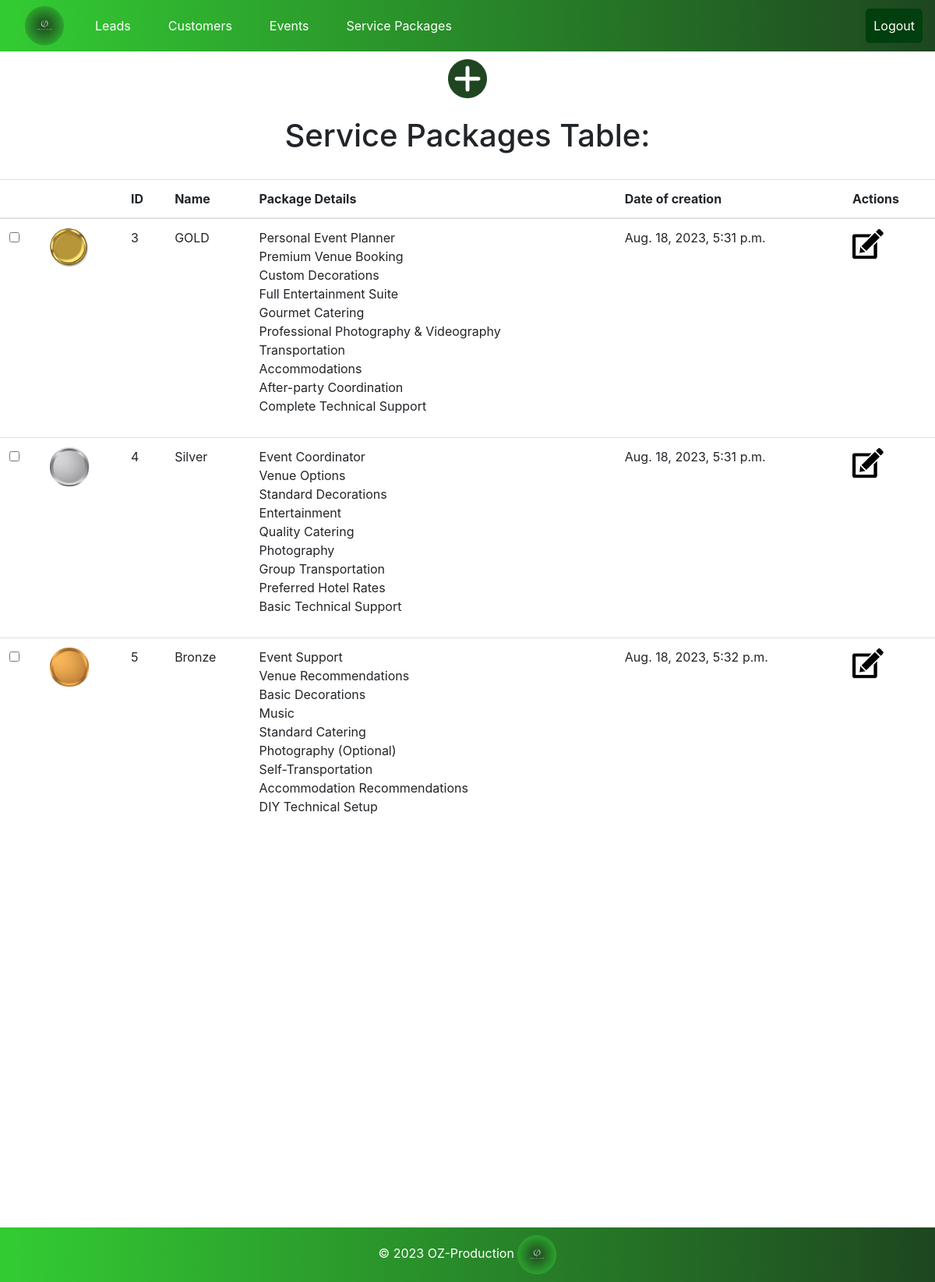
The page /oz_pro/service_packages/ on the database its author committed.
### oz_pro/models.py (models this page shows, shortened)
class ServicePackage(models.Model):
    image = models.ImageField(upload_to='static/pics', default = 'static/pics/pack.png')
    ID = models.AutoField(primary_key=True)
    name = models.CharField(max_length=255)
    package_details = models.TextField()
    date_of_creation = models.DateTimeField(auto_now_add=True)

### oz_pro/views.py (the view)
# urls.py: path('service_packages/', views.service_packages_page, name='all_service_packages'),
def service_packages_page(request):
    print("********* Service package page function *********")
    all_service_packages = ServicePackage.objects.all()
    context = {
        'service_packages': all_service_packages
    }
    return render(request, 'service_packages.html', context)

### oz_pro/templates/service_packages.html (shortened to what this page needs)
<!DOCTYPE html>
<html lang="en">
<head>
</head>
<body>
    {% extends 'base.html' %}
    {% block add_button %}
    {% load static %}
    <div class="image-container">
        <a data-bs-toggle="tooltip" title="Click to ADD-SERVICE-PACKAGE">
            <img src="{% static 'pics/ADD.png' %}" alt="Add" class="small-image-rotate" style="cursor:pointer" data-bs-toggle="modal" data-bs-target="#addServicePackageModal">
        </a>
    </div>
    {% endblock %}
    {% block content %}
    {% load static %}
        <br>
            <div class="table-header">
                <h1>Service Packages Table:</h1>
            </div>
        <br>
        <table class="table table-hover">
            <thead>
                <tr>
                    <th></th>
                    <th></th>
                    <th>ID</th>
                    <th>Name</th>
                    <th>Package Details</th>
                    <th>Date of creation</th>
                    <th>Actions</th>
                </tr>
            </thead>
            <tbody>
                {% for service_package in service_packages %}
                    <tr id="service_package_{{ service_package.ID }}">
                        <td><input type="checkbox" onchange="toggleHighlight(this, {{ service_package.ID }})" title="Highlight"></td>
                        <td><img src="{{ service_package.image.url }}"  alt="Service image" class="small-image" /></td>
                        <td>{{ service_package.ID }}</td>
                        <td>{{ service_package.name }}</td>
                        <td>{{ service_package.package_details|linebreaks }}</td>
                        <td>{{ service_package.date_of_creation }}</td>
                        <td>
                            <a data-bs-toggle="tooltip" title="Click to UPDATE-SERVICE-PACKAGE">
                                <img src="{% static 'pics/edit.png' %}" alt="UpdateServicePackagePic" class="smaller-image" style="cursor:pointer" data-bs-toggle="modal" data-bs-target="#updateServicePackageModal_{{ service_package.ID }}">
                            </a>
                        </td>
                    </tr>
                {% endfor %}
            </tbody>
        </table>
    {% endblock %}

### rows shown on the page
ServicePackage: image (picture), ID "3", name "GOLD", package_details "Personal Event Planner Premium Venue Booking Custom Decorations Full Entertainment Suite Gourmet Catering Professional Photography & Videography Transportation Accommodations After-party Coordination Complete Technical Support", date_of_creation "Aug. 18, 2023, 5:31 p.m."
ServicePackage: image (picture), ID "4", name "Silver", package_details "Event Coordinator Venue Options Standard Decorations Entertainment Quality Catering Photography Group Transportation Preferred Hotel Rates Basic Technical Support", date_of_creation "Aug. 18, 2023, 5:31 p.m."
ServicePackage: image (picture), ID "5", name "Bronze", package_details "Event Support Venue Recommendations Basic Decorations Music Standard Catering Photography (Optional) Self-Transportation Accommodation Recommendations DIY Technical Setup", date_of_creation "Aug. 18, 2023, 5:32 p.m."
